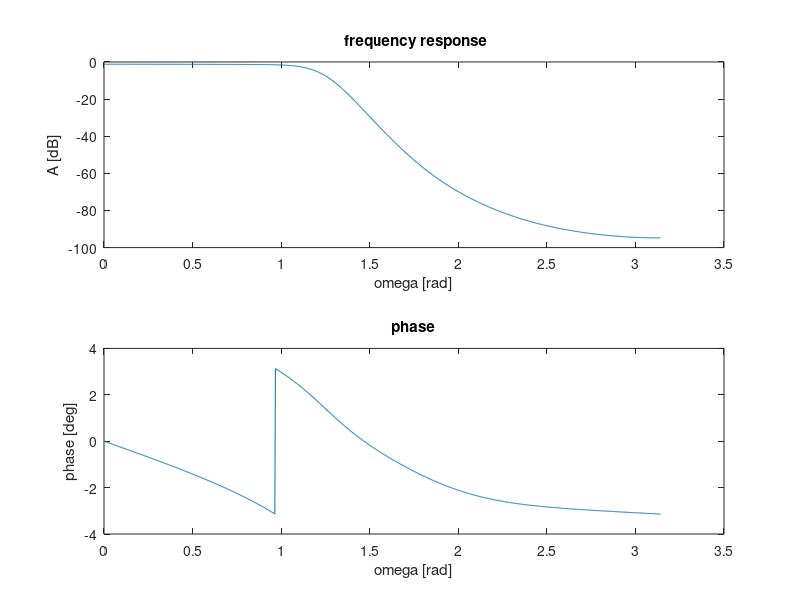

MATLAB code to generate this figure:
% DSP portfølge 2
clear;
close;
clc;

%opgave 4 Bode plot af H(z)
fs = 8*10e3
%f = logspace(0, 2, 5000);
%w = 2*pi*f;
o_max = pi;
o_min = 0;
presision = 1000;
n = (o_max-o_min)/ presision;
omega = (o_min:n:o_max);
f = (omega/2*pi)*fs;

z = exp(j*omega);

H = (0.01031.*z.^6 + 0.06188.*z.^5 + 0.11547.*z.^4 + 0.2063.*z.^3 + 0.1547.*z.^2 + 0.06188.*z + 0.01031)./(1.*z.^6 - 1.188.*z.^5 + 1.305.*z.^4 - 0.6742.*z.^3 + 0.2635.*z.^2 - 0.05175.*z + 0.005023);
Hdb = 20*log(abs(H));
subplot(2,1,1)
plot(omega, Hdb)
title(' frequency response')
xlabel('omega [rad]')
ylabel('A [dB]')
subplot(2,1,2)
plot(omega, angle(H))
title('phase')
xlabel('omega [rad]')
ylabel('phase [deg]')

%Brug freqz til at finde frekvens respons:
% A = [1 -1.188 1.305 -0.6742 0.2635 -0.05175 0.005023]; %nævner poly i H
% B = [0.01031 0.06188 0.11547 0.2063 0.1547 0.06188 0.01031]; %tæller poly i H
% N = 5000; %antal normal fordelte punkter
% [H,W] = freqz(B,A,N);
% subplot(2,2,2)
% plot(W, 20*log(abs(H)))
% title(' frequency response using freqz()')
% xlabel('omega [rad]')
% ylabel('A [dB]')
% subplot(2,2,4)
% plot(W, angle(H))
% title('phase using freqz()')
% xlabel('omega [rad]')
% ylabel('A [dB]')
